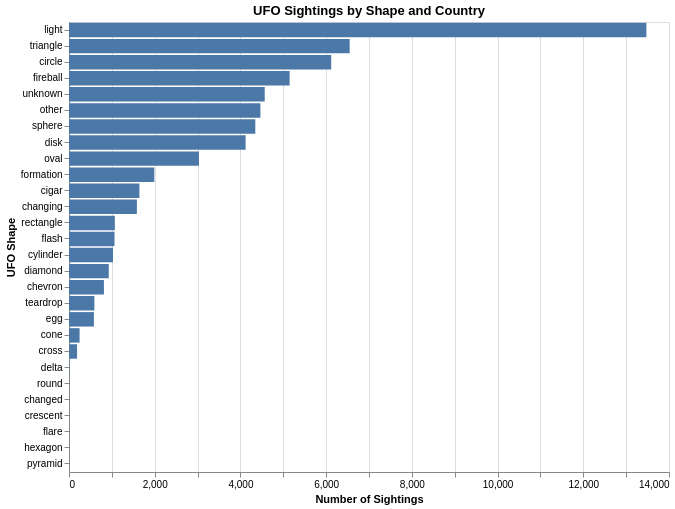

Here is the notebook cell this chart was saved with:
### Code cell
# Interactive horizontal bar chart
chart2 = alt.Chart(df_shapes).mark_bar().encode(
    x=alt.X('sightings:Q', title='Number of Sightings'),
    y=alt.Y('shape:N', sort='-x', title='UFO Shape'),
    tooltip=['shape:N', 'sightings:Q']
).add_params(
    selection
).transform_filter(
    selection
).properties(
    title='UFO Sightings by Shape and Country',
    width=600,
    height=450
)

display(chart2)

### Figure 1 — Vega-Lite specification as saved in the notebook (floating-point values rounded to 4 significant figures)
{"config": {"view": {"continuousWidth": 300, "continuousHeight": 300}}, "data": {"name": "data-c5bcb71300dfc2257dfe7d3158da6994"}, "mark": {"type": "bar"}, "encoding": {"tooltip": [{"field": "shape", "type": "nominal"}, {"field": "sightings", "type": "quantitative"}], "x": {"field": "sightings", "title": "Number of Sightings", "type": "quantitative"}, "y": {"field": "shape", "sort": "-x", "title": "UFO Shape", "type": "nominal"}}, "height": 450, "params": [{"name": "param_b19fe20d4b79e455", "select": {"type": "point", "fields": ["country"]}, "bind": {"input": "select", "options": ["us", "gb", "de", "ca", "au"], "labels": ["United States", "United Kingdom", "Germany", "Canada", "Australia"], "name": "Country: "}, "value": "us"}], "title": "UFO Sightings by Shape and Country", "transform": [{"filter": {"param": "param_b19fe20d4b79e455"}}], "width": 600, "$schema": "https://vega.github.io/schema/vega-lite/v6.1.0.json", "datasets": {"data-c5bcb71300dfc2257dfe7d3158da6994": [{"country": "au", "shape": "changing", "sightings": 9}, {"country": "au", "shape": "chevron", "sightings": 3}, {"country": "au", "shape": "cigar", "sightings": 15}, {"country": "au", "shape": "circle", "sightings": 62}, {"country": "au", "shape": "cone", "sightings": 6}, {"country": "au", "shape": "cross", "sightings": 1}, {"country": "au", "shape": "cylinder", "sightings": 9}, {"country": "au", "shape": "diamond", "sightings": 10}, {"country": "au", "shape": "disk", "sightings": 50}, {"country": "au", "shape": "egg", "sightings": 12}, {"country": "au", "shape": "fireball", "sightings": 34}, {"country": "au", "shape": "flash", "sightings": 4}, {"country": "au", "shape": "formation", "sightings": 20}, {"country": "au", "shape": "light", "sightings": 119}, {"country": "au", "shape": "other", "sightings": 40}, {"country": "au", "shape": "oval", "sightings": 30}, {"country": "au", "shape": "rectangle", "sightings": 10}, {"country": "au", "shape": "sphere", "sightings": 15}, {"country": "au", "shape": "teardrop", "sightings": 10}, {"country": "au", "shape": "triangle", "sightings": 43}, {"country": "au", "shape": "unknown", "sightings": 25}, {"country": "ca", "shape": "changing", "sightings": 69}, {"country": "ca", "shape": "chevron", "sightings": 36}, {"country": "ca", "shape": "cigar", "sightings": 74}, {"country": "ca", "shape": "circle", "sightings": 284}, {"country": "ca", "shape": "cone", "sightings": 10}, {"country": "ca", "shape": "cross", "sightings": 9}, {"country": "ca", "shape": "cylinder", "sightings": 53}, {"country": "ca", "shape": "delta", "sightings": 1}, {"country": "ca", "shape": "diamond", "sightings": 40}, {"country": "ca", "shape": "disk", "sightings": 198}, {"country": "ca", "shape": "egg", "sightings": 28}, {"country": "ca", "shape": "fireball", "sightings": 218}, {"country": "ca", "shape": "flash", "sightings": 62}, {"country": "ca", "shape": "formation", "sightings": 98}, {"country": "ca", "shape": "light", "sightings": 655}, {"country": "ca", "shape": "other", "sightings": 241}, {"country": "ca", "shape": "oval", "sightings": 130}, {"country": "ca", "shape": "rectangle", "sightings": 47}, {"country": "ca", "shape": "sphere", "sightings": 205}, {"country": "ca", "shape": "teardrop", "sightings": 22}, {"country": "ca", "shape": "triangle", "sightings": 268}, {"country": "ca", "shape": "unknown", "sightings": 207}, {"country": "de", "shape": "changing", "sightings": 2}, {"country": "de", "shape": "chevron", "sightings": 1}, {"country": "de", "shape": "cigar", "sightings": 3}, {"country": "de", "shape": "circle", "sightings": 10}, {"country": "de", "shape": "cylinder", "sightings": 3}, {"country": "de", "shape": "diamond", "sightings": 3}, {"country": "de", "shape": "disk", "sightings": 6}, {"country": "de", "shape": "egg", "sightings": 1}, {"country": "de", "shape": "fireball", "sightings": 9}, {"country": "de", "shape": "flash", "sightings": 1}, {"country": "de", "shape": "formation", "sightings": 3}, {"country": "de", "shape": "light", "sightings": 20}, {"country": "de", "shape": "other", "sightings": 9}, {"country": "de", "shape": "oval", "sightings": 7}, {"country": "de", "shape": "rectangle", "sightings": 1}, {"country": "de", "shape": "sphere", "sightings": 7}, {"country": "de", "shape": "triangle", "sightings": 9}, {"country": "de", "shape": "unknown", "sightings": 8}, {"country": "gb", "shape": "changing", "sightings": 46}, {"country": "gb", "shape": "chevron", "sightings": 8}, {"country": "gb", "shape": "cigar", "sightings": 60}, {"country": "gb", "shape": "circle", "sightings": 243}, {"country": "gb", "shape": "cone", "sightings": 13}, {"country": "gb", "shape": "cross", "sightings": 10}, {"country": "gb", "shape": "cylinder", "sightings": 30}, {"country": "gb", "shape": "diamond", "sightings": 43}, {"country": "gb", "shape": "disk", "sightings": 102}, {"country": "gb", "shape": "egg", "sightings": 32}, {"country": "gb", "shape": "fireball", "sightings": 117}, {"country": "gb", "shape": "flash", "sightings": 25}, {"country": "gb", "shape": "formation", "sightings": 60}, {"country": "gb", "shape": "light", "sightings": 361}, {"country": "gb", "shape": "other", "sightings": 133}, {"country": "gb", "shape": "oval", "sightings": 86}, {"country": "gb", "shape": "rectangle", "sightings": 29}, {"country": "gb", "shape": "sphere", "sightings": 158}, {"country": "gb", "shape": "teardrop", "sightings": 38}, {"country": "gb", "shape": "triangle", "sightings": 169}, {"country": "gb", "shape": "unknown", "sightings": 92}, {"country": "us", "shape": "changed", "sightings": 1}, {"country": "us", "shape": "changing", "sightings": 1584}, {"country": "us", "shape": "chevron", "sightings": 815}, {"country": "us", "shape": "cigar", "sightings": 1643}, {"country": "us", "shape": "circle", "sightings": 6118}, {"country": "us", "shape": "cone", "sightings": 247}, {"country": "us", "shape": "crescent", "sightings": 1}, {"country": "us", "shape": "cross", "sightings": 188}, {"country": "us", "shape": "cylinder", "sightings": 1027}, {"country": "us", "shape": "delta", "sightings": 6}, {"country": "us", "shape": "diamond", "sightings": 928}, {"country": "us", "shape": "disk", "sightings": 4121}, {"country": "us", "shape": "egg", "sightings": 581}, {"country": "us", "shape": "fireball", "sightings": 5148}, {"country": "us", "shape": "flare", "sightings": 1}, {"country": "us", "shape": "flash", "sightings": 1062}, {"country": "us", "shape": "formation", "sightings": 1990}, {"country": "us", "shape": "hexagon", "sightings": 1}, {"country": "us", "shape": "light", "sightings": 13473}, {"country": "us", "shape": "other", "sightings": 4466}, {"country": "us", "shape": "oval", "sightings": 3032}, {"country": "us", "shape": "pyramid", "sightings": 1}, {"country": "us", "shape": "rectangle", "sightings": 1070}, {"country": "us", "shape": "round", "sightings": 2}, {"country": "us", "shape": "sphere", "sightings": 4347}, {"country": "us", "shape": "teardrop", "sightings": 592}, {"country": "us", "shape": "triangle", "sightings": 6549}, {"country": "us", "shape": "unknown", "sightings": 4567}]}}
